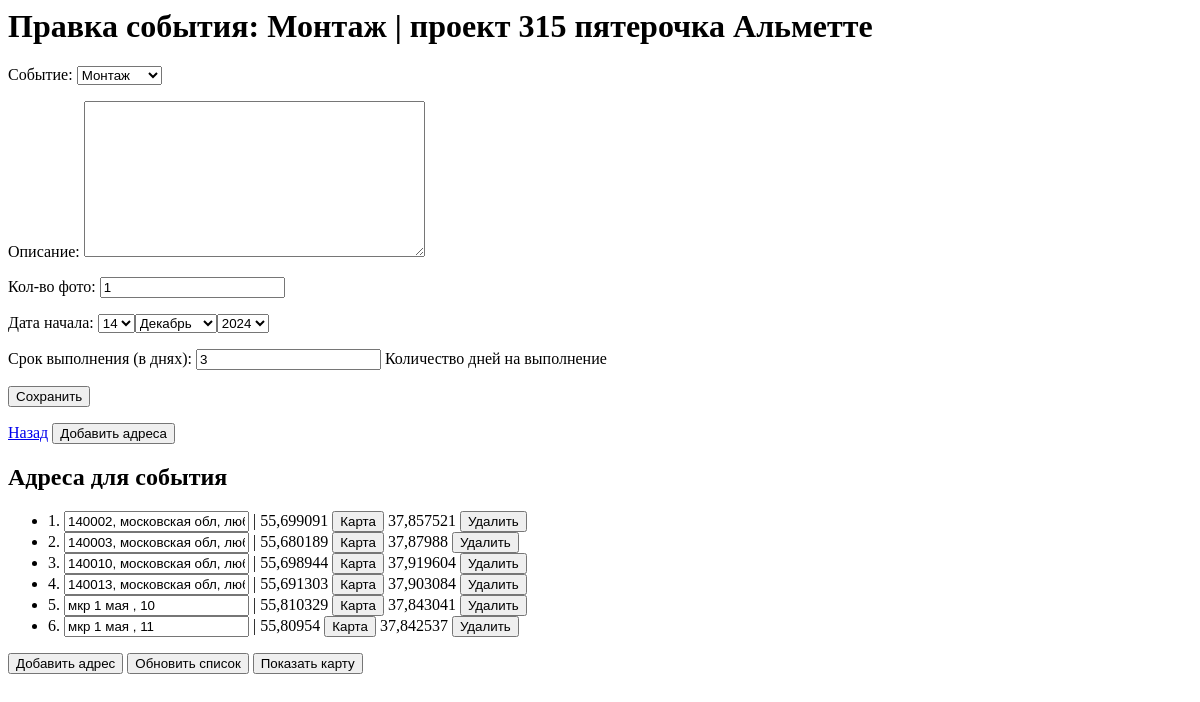
Before: /projects/event/8/edit/ with the older database file.
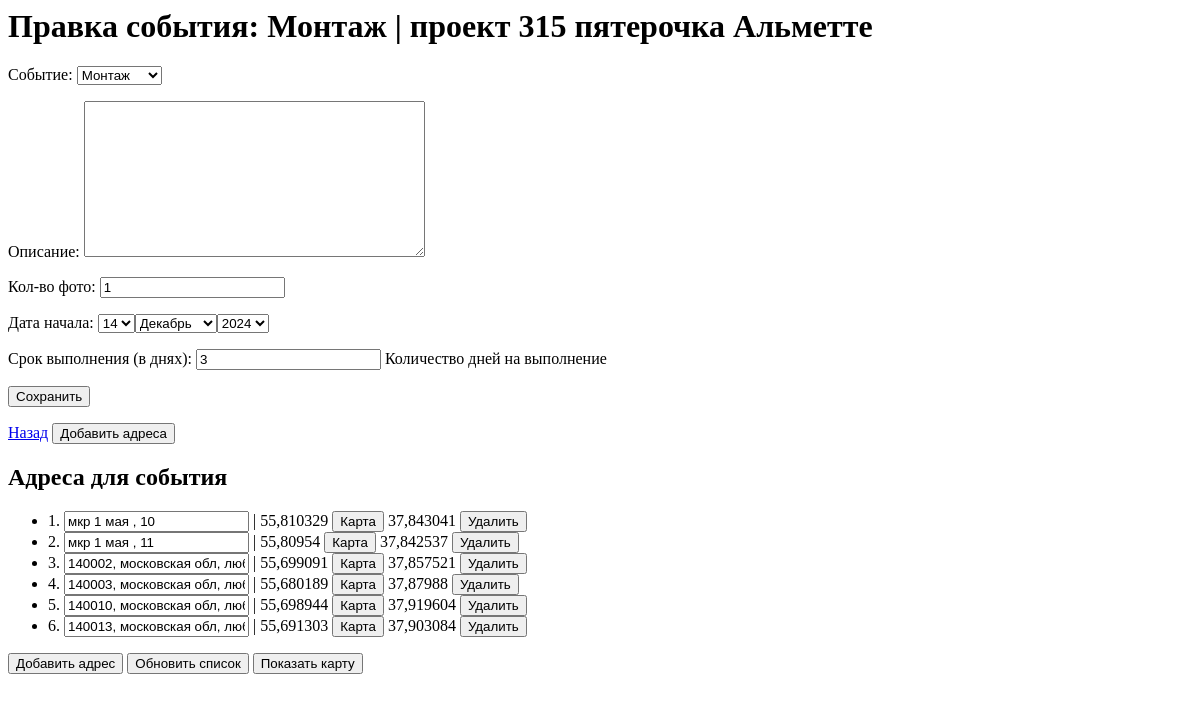
After: the same page with the newer database file.
### projects/models.py (models this page shows, shortened)
class Event(models.Model):
    EVENT_TYPES = (
        ('montage', 'Монтаж'),
        ('audit', 'Аудит'),
        ('dismantle', 'Демонтаж'),
    )
    project = models.ForeignKey(Project, related_name='events', on_delete=models.CASCADE)
    event_type = models.CharField(choices=EVENT_TYPES, max_length=20)
    description = models.TextField(blank=True)
    photo_count = models.IntegerField()
    event_date = models.DateField()
    duration_days = models.IntegerField(help_text="Количество дней на выполнение")
    assigned_user = models.ForeignKey(User, null=True, blank=True, on_delete=models.SET_NULL, related_name='assigned_events')

class Project(models.Model):
    user = models.ForeignKey(User, on_delete=models.CASCADE)  # Убрали null=True
    name = models.CharField(max_length=255)
    description = models.TextField(blank=True)
    excel_file = models.FileField(upload_to='excel/', null=True, blank=True)

class EventAddress(models.Model):
    event = models.ForeignKey(Event, related_name='addresses', on_delete=models.CASCADE)
    name = models.CharField(max_length=255)
    latitude = models.FloatField()
    longitude = models.FloatField()
    order = models.PositiveIntegerField(default=0)  # Добавляем поле для сортировки
    class Meta:
        ordering = ['order']

### projects/views.py (the view)
# urls.py: path('event/<int:event_id>/edit/', views.edit_event, name='edit_event'),
def edit_event(request, event_id):
    event = get_object_or_404(Event, pk=event_id)
    project = event.project
    if request.method == 'POST':
        form = EventForm(request.POST, instance=event)
        if form.is_valid():
            form.save()
            return redirect('edit_project', project_id=project.id)
    else:
        form = EventForm(instance=event)
    project_addresses = project.addresses.all()
    return render(request, 'projects/edit_event.html', {
        'form': form,
        'project': project,
        'event': event,
        'project_addresses': project_addresses,  # передаем адреса проекта в шаблон
    })

### projects/forms.py
class EventForm(forms.ModelForm):
    class Meta:
        model = Event
        fields = ['event_type', 'description', 'photo_count', 'event_date', 'duration_days']
        labels = {
            'event_type': 'Событие',
            'description': 'Описание',
            'photo_count': 'Кол-во фото',
            'event_date': 'Дата начала',
            'duration_days': 'Срок выполнения (в днях)',
        }
        widgets = {
            'event_date': forms.SelectDateWidget(),
        }

### projects/templates/projects/edit_event.html (shortened to what this page needs)
<html>
<head>
    {% load static %}
    <link rel="stylesheet" type="text/css" href="{% static 'projects/yandex-map-modal.css' %}">
    <link rel="stylesheet" href="//code.jquery.com/ui/1.12.1/themes/base/jquery-ui.css">
</head>
<body>
    <h1>Правка события: {{ event.get_event_type_display }} | {{ project.name }}</h1>
    <form method="POST">
        {{ form.as_p }}
        <button type="submit">Сохранить</button>
    </form>
    <a href="{% url 'edit_project' project.id %}">Назад</a>
    <button type="button" id="copy-addresses-btn">Добавить адреса</button>
    <h2>Адреса для события</h2>
    <ul id="event-addresses-list">
        {% for address in event.addresses.all %}
        <li data-id="{{ address.id }}">
            <span class="address-number">{{ forloop.counter }}.</span>
            <input class="address-name" value="{{ address.name }}" data-id="{{ address.id }}"> |
            <span class="latitude">{{ address.latitude }}</span>
            <button class="show-map-btn" data-latitude="{{ address.latitude }}" data-longitude="{{ address.longitude }}">Карта</button>
            <span class="longitude">{{ address.longitude }}</span>
            <button class="delete-address-btn" data-id="{{ address.id }}">Удалить</button>
        </li>
        {% empty %}
        <li>Нет адресов.</li>
        {% endfor %}
    </ul>
    <button type="button" id="add-address-btn">Добавить адрес</button>
    <button type="button" id="update-addresses-btn">Обновить список</button>
    <button type="button" id="show-map-btn">Показать карту</button>
</body>
</html>

Changed rows visible on the page:
shown differently, row unchanged: EventAddress "мкр 1 мая , 10": moves up the list
changed EventAddress "мкр 1 мая , 11": moves up the list
